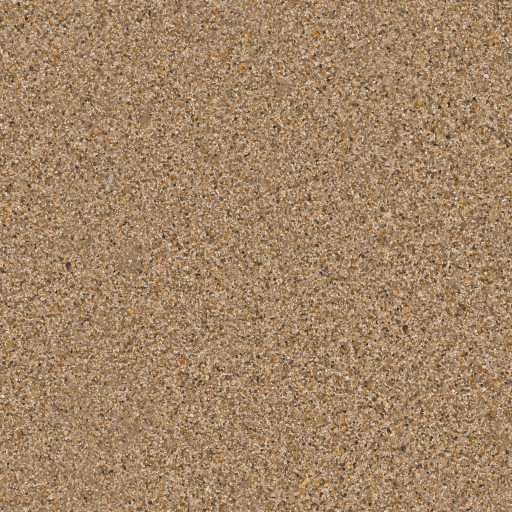
#> input picture art/texture-source/gravel_floor.jpg, 1024 x 1024 px (shown at 1/2 size); its folder holds 4 pictures in this run
$ python prepare-surfaces.py
#> lines starting #> are read from the running program, lines starting #| are printed output that depends on the picture
"""Pack CC0 Poly Haven scans as isotropic grayscale surface swatches."""
from pathlib import Path
from PIL import Image, ImageOps
import numpy as np
root=Path(__file__).resolve().parent.parent
names=['gravel_floor','forrest_ground_01','embedded_rock_floor','brown_mud_02']
atlas=Image.new('RGB',(2048,2048))
#> atlas: PIL image 2048x2048 RGB; every value is 0
for i,name in enumerate(names):
 im=Image.open(root/'art/texture-source'/f'{name}.jpg').convert('L').resize((1024,1024),Image.Resampling.LANCZOS)
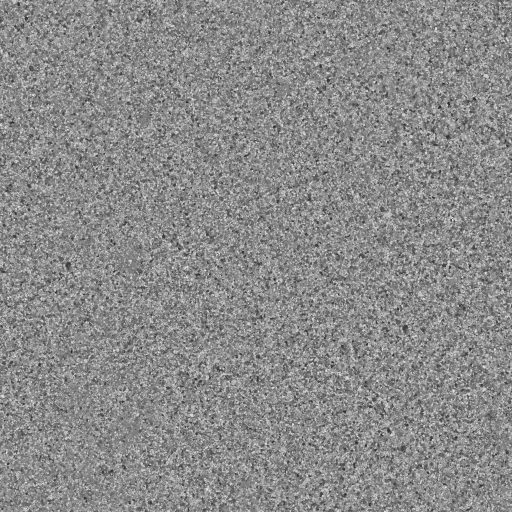
#> im: PIL image 1024x1024 L (shown at 1/2 size); min 27, max 242, mean 138.4
 a=np.array(im,dtype=float);lo,hi=np.percentile(a,[3,97]);a=np.uint8(np.clip((a-lo)/(hi-lo)*148+44,28,214))
#> after `lo, hi = np.percentile(a, [3, 97])`: lo = 81; hi = 199
#> after `a = np.uint8(np.clip((a - lo) / (hi - lo) * 148 + 44, 28, 214))`:
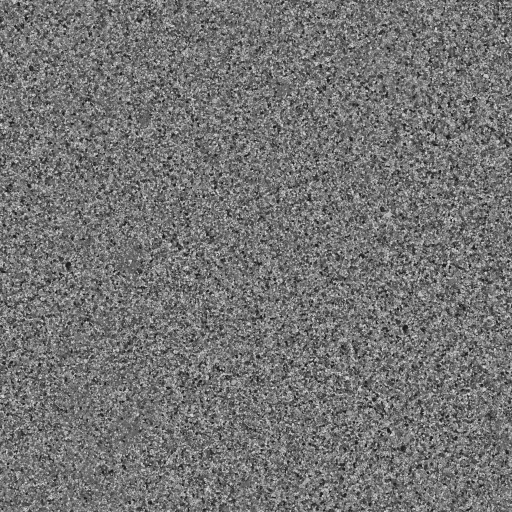
#> a: shape (1024, 1024) (shown at 1/2 size); min 28, max 214, mean 115.6
 atlas.paste(Image.fromarray(a).convert('RGB'),((i%2)*1024,(i//2)*1024))
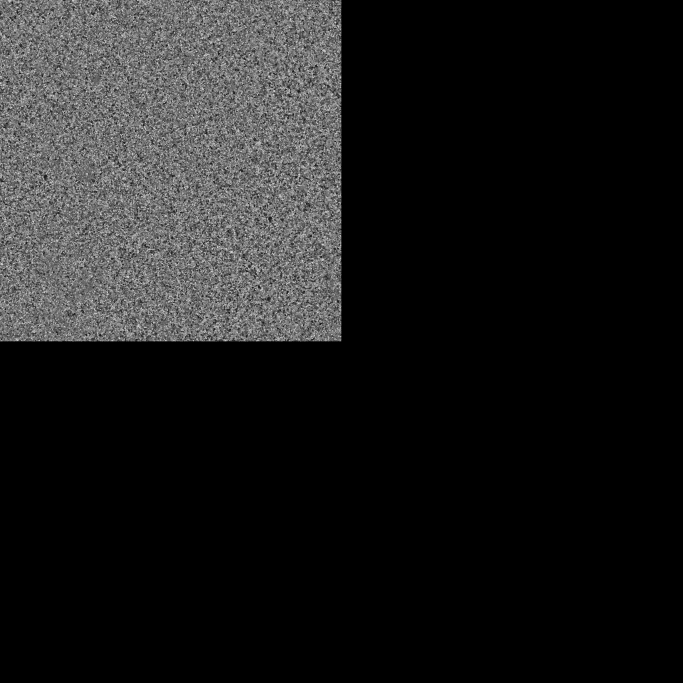
#> atlas: PIL image 2048x2048 RGB (shown at 1/3 size); min 0, max 214, mean 28.9
#> pass 2 of the loop `for i,name in enumerate(names):`:
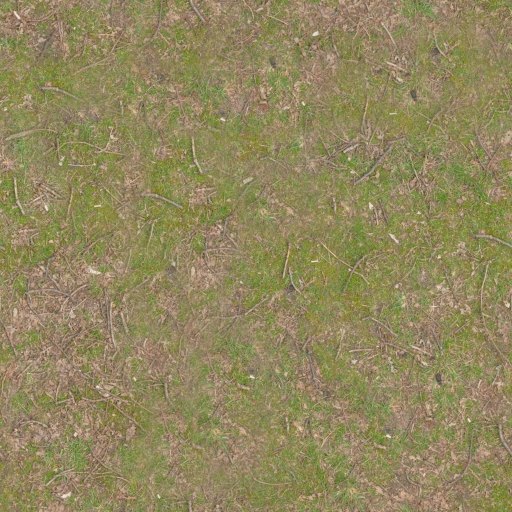
#> input picture art/texture-source/forrest_ground_01.jpg, 1024 x 1024 px (shown at 1/2 size)
#> `im=Image.open(root/'art/texture-source'/f'{name}.jpg').convert('L').re..`:
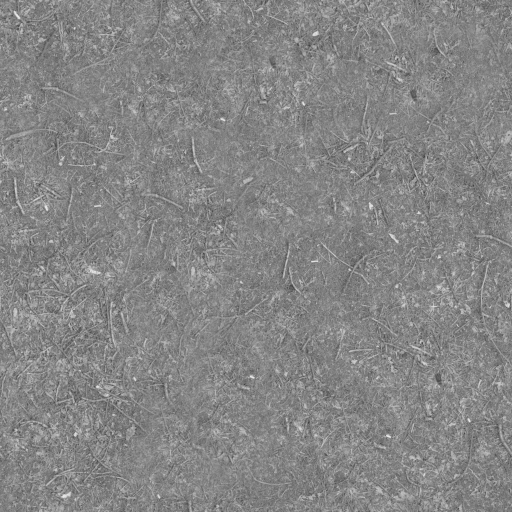
#> im: PIL image 1024x1024 L (shown at 1/2 size); min 45, max 239, mean 133.2
#> lo = 101; hi = 172
#> `atlas.paste(Image.fromarray(a).convert('RGB'),((i%2)*1024,(i//2)*1024))`:
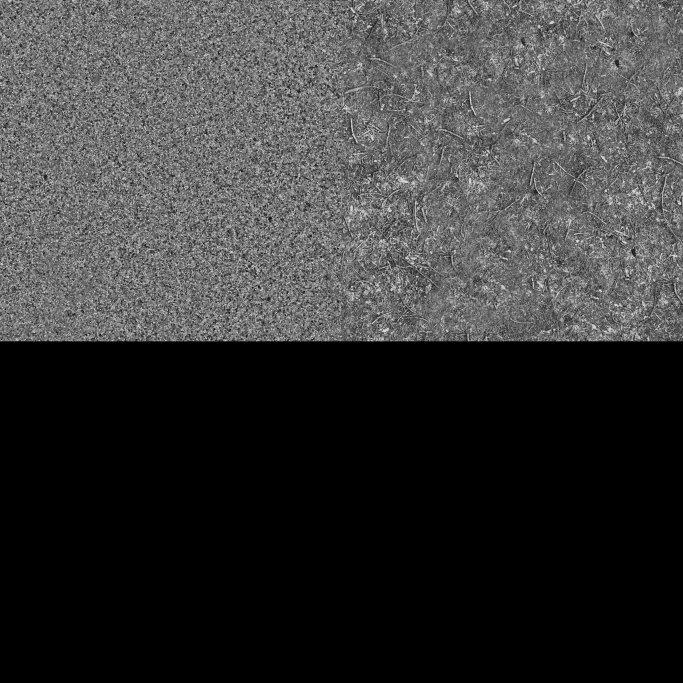
#> atlas: PIL image 2048x2048 RGB (shown at 1/3 size); min 0, max 214, mean 56.5
#> pass 3 of the loop `for i,name in enumerate(names):`:
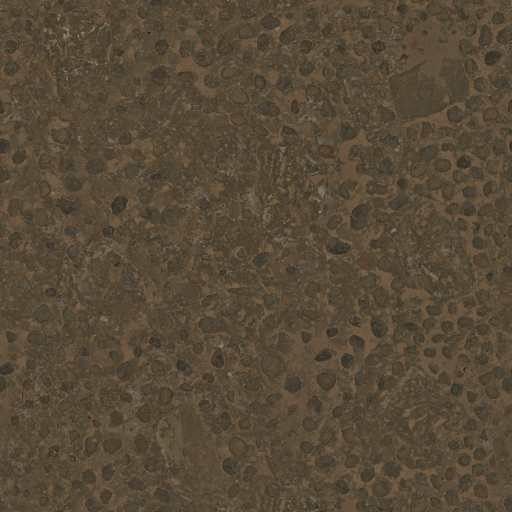
#> input picture art/texture-source/embedded_rock_floor.jpg, 1024 x 1024 px (shown at 1/2 size)
#> `im=Image.open(root/'art/texture-source'/f'{name}.jpg').convert('L').re..`:
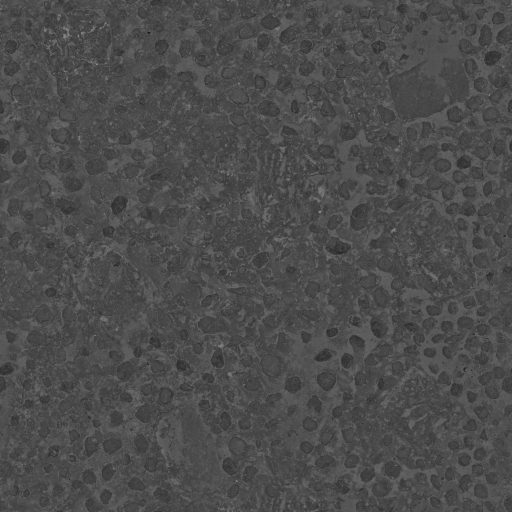
#> im: PIL image 1024x1024 L (shown at 1/2 size); min 19, max 183, mean 76.3
#> lo = 59; hi = 96
#> `atlas.paste(Image.fromarray(a).convert('RGB'),((i%2)*1024,(i//2)*1024))`:
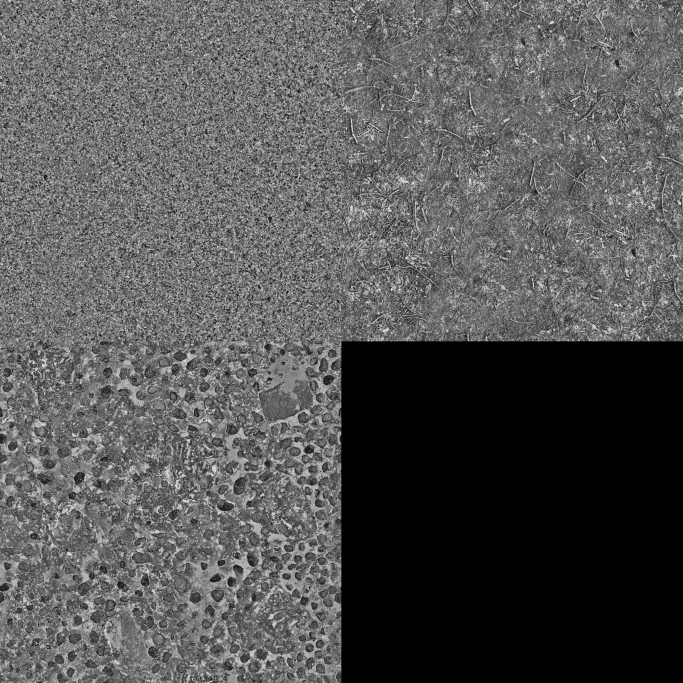
#> atlas: PIL image 2048x2048 RGB (shown at 1/3 size); min 0, max 214, mean 84.8
#> the loop made 4 passes; the first 3 are shown
atlas.save(root/'assets/art/surfaces.png',optimize=True)
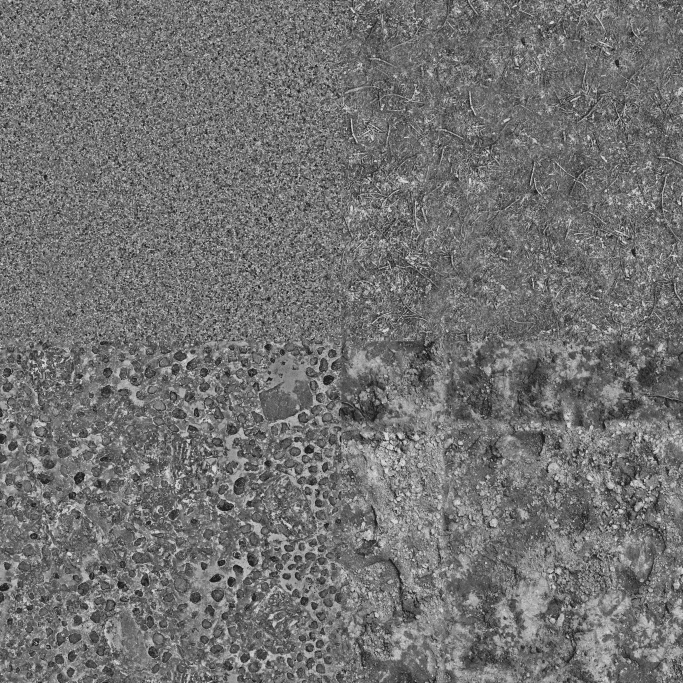
#> saved as surfaces.png: PIL image 2048x2048 RGB (shown at 1/3 size); min 28, max 214, mean 113.8
